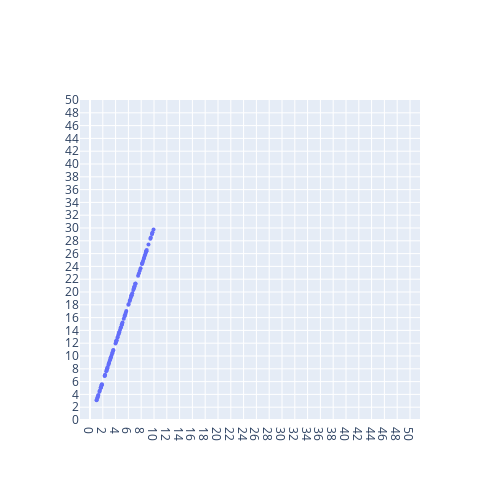

Source (notebook cell):
### Code cell
import plotly.graph_objects as go
import numpy as np 
import random as rnd
b=np.array([[1,3]])
s=np.array([[rnd.uniform(1,10) for x in range(1,100)]])
v=s.T*b
fig = go.Figure(go.Scatter(x= v[:,0], y= v[:,1], mode="markers", marker=dict(size=4)))
fig.update_layout(xaxis=dict(range=[0,50], dtick=2), yaxis=dict(range=[0,50],dtick=2), yaxis_scaleanchor="x", height=500, width=500)
fig.show()
